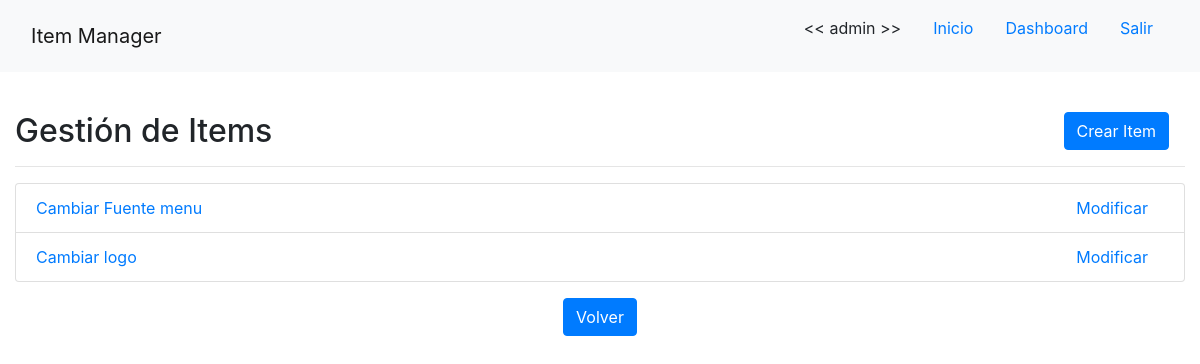
Before: /item/ (signed in) with the older database file.
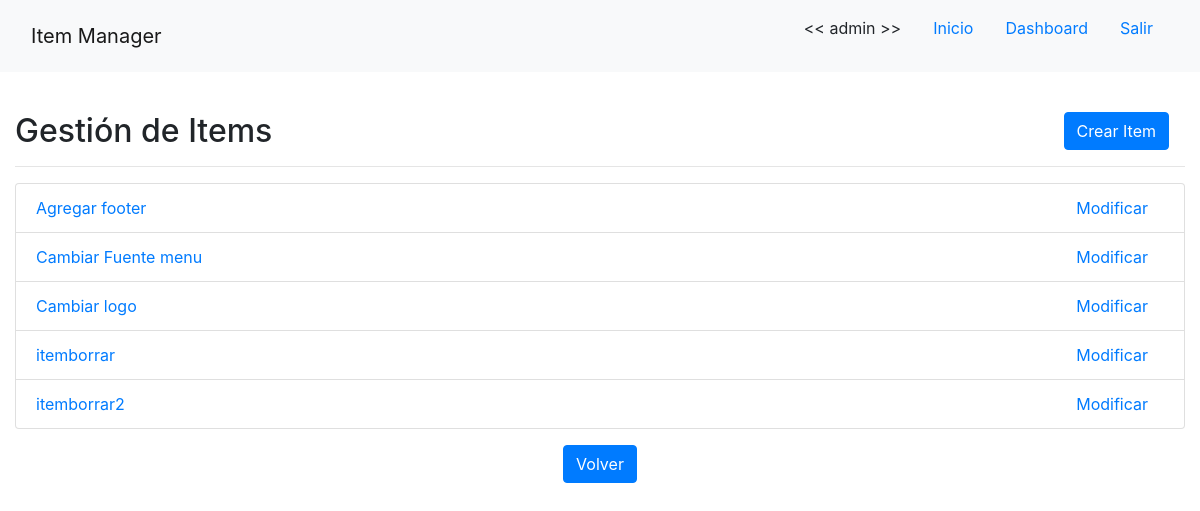
After: the same page with the newer database file.
### app/models/item.py (models this page shows, shortened)
class Item(models.Model):
    proyecto = models.ForeignKey(Proyecto, verbose_name='proyecto', on_delete=models.PROTECT)
    nombre = models.CharField(verbose_name='nombre', max_length=255, unique=True)
    detalle = models.CharField(verbose_name='detalle', max_length=255)
    creacion = models.DateTimeField(verbose_name='fecha de creacion', auto_now_add=True, max_length=255)
    tipo = models.ForeignKey(TipoItem, verbose_name='tipo', on_delete=models.PROTECT)
    estado = models.ForeignKey(EstadoItem, verbose_name='estado', default=1, on_delete=models.PROTECT)
    responsable = models.ForeignKey(User, verbose_name='responsable', related_name="controla", on_delete=models.PROTECT)
    desarrolladores = models.ManyToManyField(User, verbose_name='desarrolladores', related_name="trabaja")

### app/views/item.py (the view)
# urls.py: path('item/', ItemListView.as_view(), name='item-list'),
class ItemListView(LoginRequiredMixin, ListView):
    template_name = 'app/item_list.html'
    model = Item
    queryset = Item.objects.order_by('nombre')

### app/templates/app/item_list.html (shortened to what this page needs)
{% extends 'base.html' %}
{% load crispy_forms_tags %}
{% block content %}
    {% if user.is_staff %}
    <br>
    <h2>Gestión de Items
    <div class="float-right"><a class="btn btn-primary mx-3 float-right" href="{% url 'item-create' %}">Crear Item</a></div>
    </h2>
    <hr>
    <ul class="list-group">
        {% for item in object_list %}
            <li class="list-group-item">
                <a href="{% url 'item-detail' item.id %}">
                    <div class="float-left">{{ item.nombre }}</div>
                </a>
                <div>
                    <a class="mx-3 float-right" href="{% url 'item-update' item.id %}">Modificar</a>
                </div>
            </li>
        {% endfor %}
    </ul>
    <div class="text-center mt-3">
        <a class="btn btn-primary" href="{% url 'dashboard' %}">Volver</a>
    </div>
    {% else %}
        <br>
        <h2>No tiene los permisos necesarios para ver esta página!</h2>
        <a class="btn btn-primary" href="{% url 'home' %}">Volver al Inicio</a>
    {% endif %}
{% endblock %}

Changed rows visible on the page:
added Item: nombre "Agregar footer"
added Item: nombre "itemborrar"
added Item: nombre "itemborrar2"
